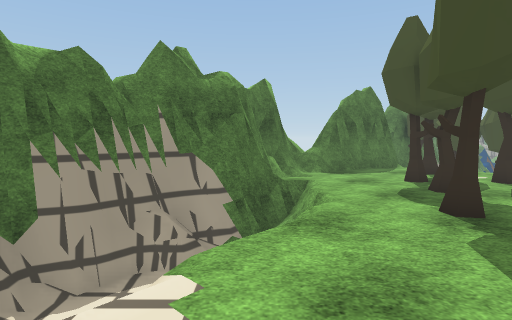
View 1 (above)

18 first-person views from a walk through a Unity game level. The camera is 1.4 m above the floor, tilts 4° down and sees 80° across. The floor is counted in squares, 1 m on a side. Each view is taken from the middle of a square. On the plan, view 1 faces up. The plan holds only what a view shows up to about 14 squares ahead; the rest is blank. The place goes on beyond the plan. The player is left out. Some animated figures are left out. Some surface patterns are stand-ins.

View 2
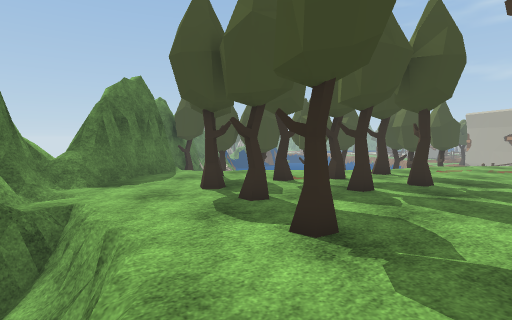

View 3
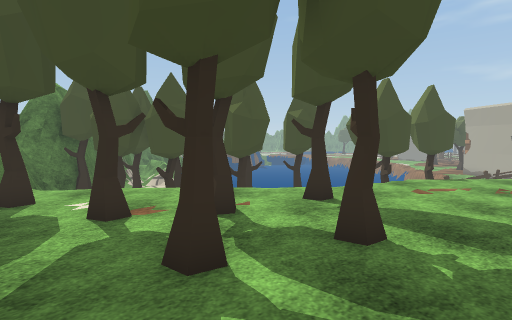

View 4
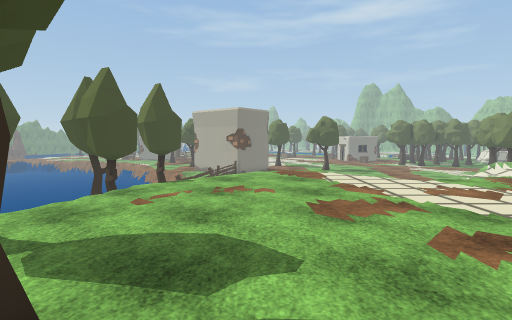

View 5
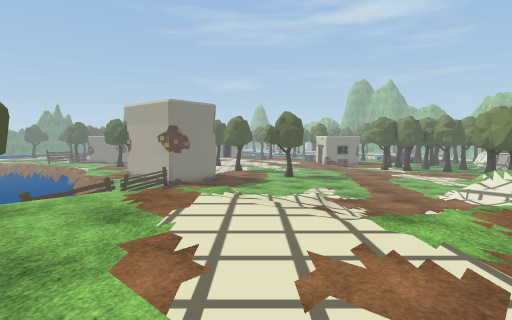

View 6
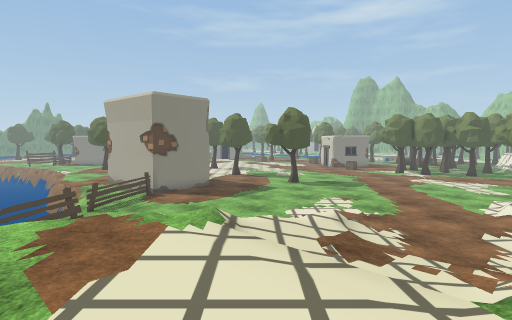

View 7
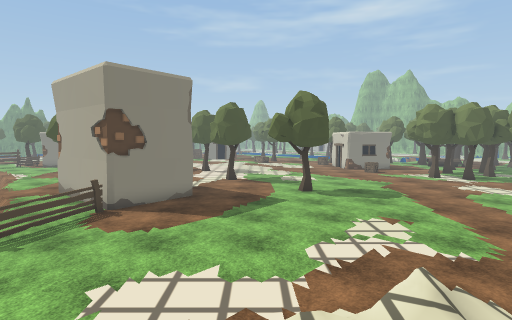

View 8
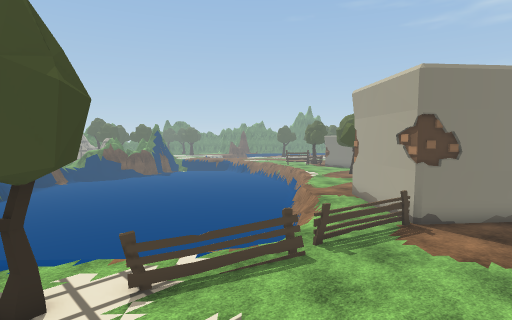

View 9
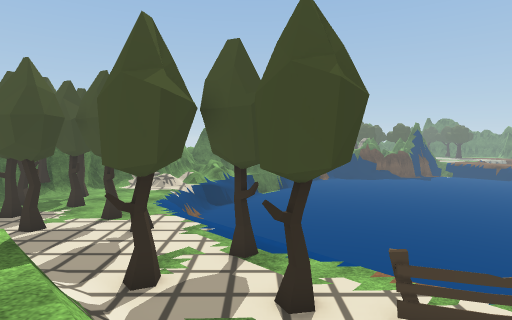

View 10
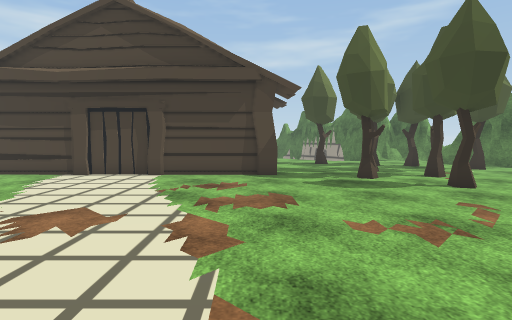

View 11
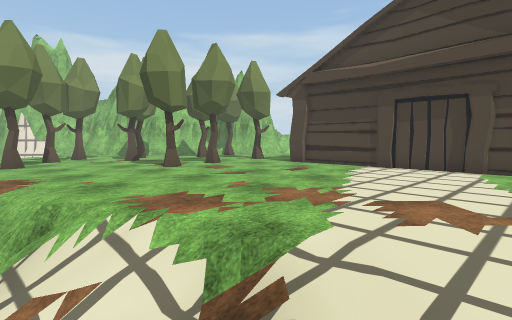

View 12
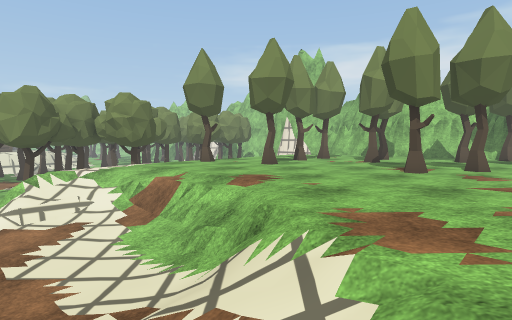

View 13
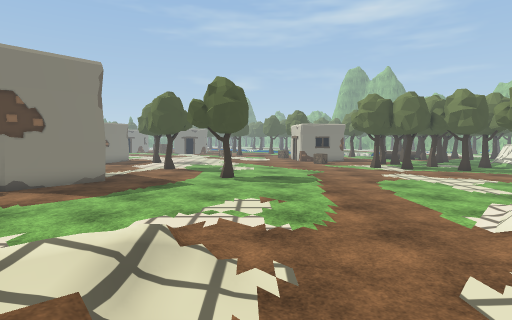

View 14
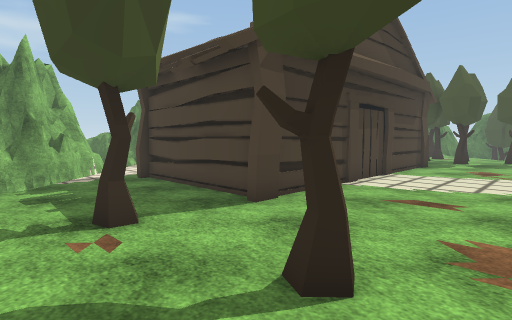

View 15
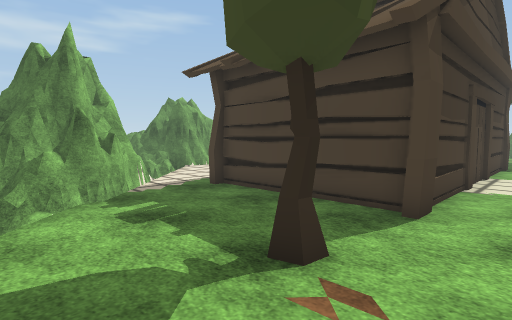

View 16
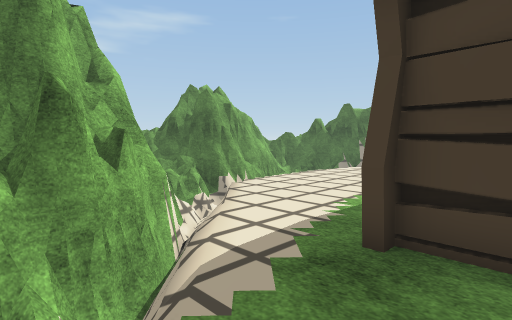

View 17
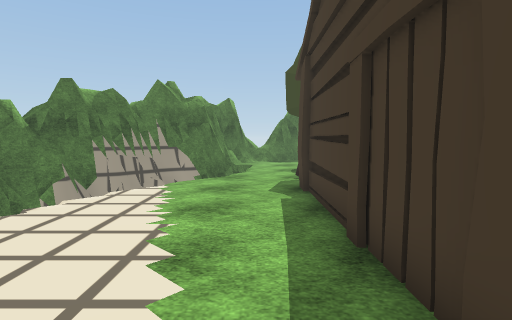

View 18
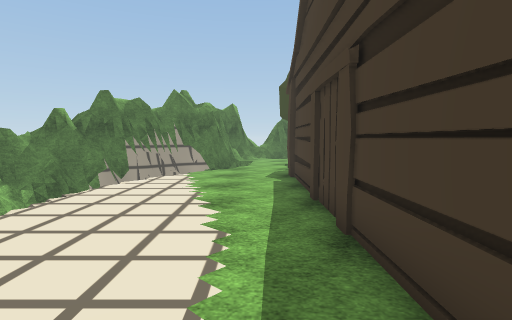

### Floor plan
Key: @ floor where view 1 was taken; # wall or solid block; . main floor; - floor 0.25 m lower than the main floor; _ floor 0.5 m lower than the main floor; < floor 1.25 m lower than the main floor; ( floor 1.5 m lower than the main floor; ! floor 1.75 m lower than the main floor; ? floor 2.25 m lower than the main floor; / step, stairs or slope; = window, fence, low wall or low ledge; v drop or lower ground; T tree; F fence; O other object.
Columns run from 5 left of view 1 to 35 right of it. Each row starts with its distance up from view 1.
 15           ###    ((((((/    vvvvvvvvv
 14       #=###..=  TT(((T(((    vvvvvvvv
 13       #==.....=  ((T((T(((    vvvvvv
 12      ##/....T..=  (((((((((    vvvvv
 11      #=/......../  (((((((T(     vvvv
 10      # ...T..T.../  ((((((T((v      v?!(
  9    ###v.......TT...   /TT(((((!    ?!!((#
  8   ##=vv...T......T..=v==((TTFF(((!(((((##
  7  ##vv v......T.........==  ((FFFFF((((##
  6 ##vv  v..T.....T........==  ((((((FFFF#
  5 #vvv v...T...............=   ((((((((OO
  4 vv  v.....................=   (((((((((##
  3 v   -....#   ..............   ((((((((((#
  2    v.....#    #............=  (((((((((((
  1    ......#    #.............= (((((((((((
  0   v..@...#    #...........//_=(((((((((((
 -1   v......#    #..........//////((((((((((
 -2   v......#    #.........///////((((((((((
 -3   v......#    #.........////////(((((((((
 -4 v .......#    #.........////(((((((((((((
 -5 v -......#    #..........//((((((((((((((
 -6 vv ......#    #..........//((((((((((((((
 -7 vvv......#    #..........//((((((((((((((
 -8  =vv.... #    #..........///(((((((((((((
 -9  ###v...#######........../=#/(((/((((((((
-10   ###v/.................../==/<///(((((((
-11    ##vv/.........T..T....../==///=/((((((
-12    ###vv/.....T..T...........///   ((((((
-13    ###vv /......................=   (((((
-14    #=-vv v/.............T......=   T( (((
-15            ....T.. .T...TT....=        ((

Where each view was taken, in squares from view 1:
view 1: 0 up, 0 right, facing up
view 2: 3 up, 0 right, facing up-right
view 3: 4 up, 6 right, facing up-right
view 4: 4 up, 8 right, facing right
view 5: 0 up, 13 right, facing right
view 6: 0 up, 16 right, facing right
view 7: 0 up, 21 right, facing right
view 8: 2 up, 21 right, facing up-right
view 9: 3 up, 21 right, facing up
view 10: 2 up, 21 right, facing left
view 11: 0 up, 21 right, facing down-left
view 12: 1 down, 20 right, facing down
view 13: 4 down, 21 right, facing right
view 14: 14 down, 14 right, facing up-left
view 15: 15 down, 11 right, facing up-left
view 16: 13 down, 5 right, facing up-left
view 17: 6 down, 2 right, facing up
view 18: 9 down, 2 right, facing up
